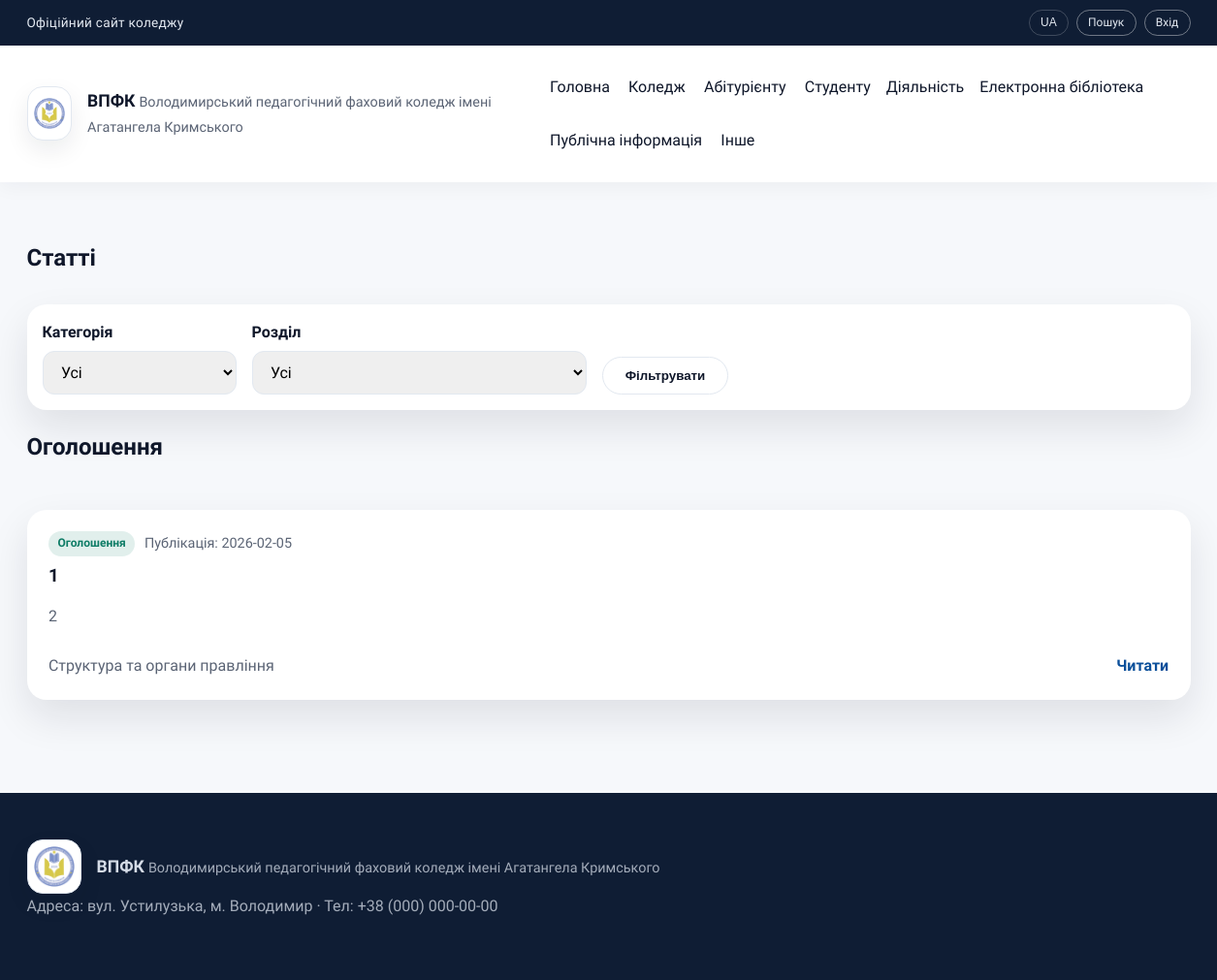
Page /articles on the earlier database version.
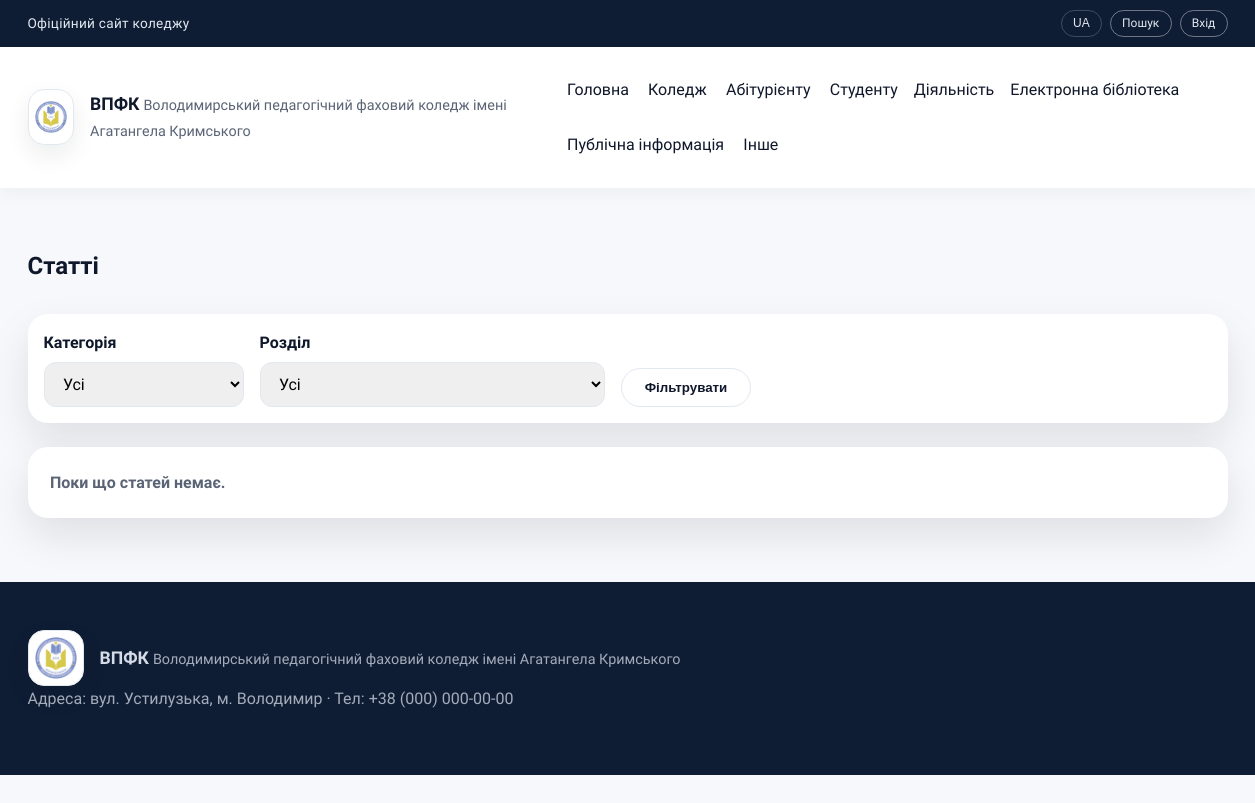
Same page on the later database version.
### tables this page shows
CREATE TABLE menu_items (
          id INTEGER PRIMARY KEY AUTOINCREMENT,
          parent_id INTEGER,
          title TEXT NOT NULL,
          url TEXT NOT NULL,
          sort_order INTEGER NOT NULL DEFAULT 0,
          FOREIGN KEY(parent_id) REFERENCES menu_items(id)
        );

CREATE TABLE articles (
          id INTEGER PRIMARY KEY AUTOINCREMENT,
          title TEXT NOT NULL,
          summary TEXT NOT NULL,
          content TEXT NOT NULL,
          category TEXT NOT NULL,
          section_id INTEGER,
          published_date TEXT NOT NULL,
          event_date TEXT,
          external_link TEXT,
          created_at TEXT NOT NULL,
          updated_at TEXT NOT NULL, featured_image TEXT, image_gallery TEXT,
          FOREIGN KEY(section_id) REFERENCES menu_items(id)
        );

### app.py (the view)
@app.route("/articles")
def articles():
    category = request.args.get("category", "").strip()
    section_id = request.args.get("section_id", "").strip()
    query = """
        SELECT articles.*, menu_items.title AS section_title
        FROM articles
        LEFT JOIN menu_items ON menu_items.id = articles.section_id
        WHERE 1 = 1
    """
    params: List = []
    if category:
        query += " AND articles.category = ?"
        params.append(category)
    if section_id:
        query += " AND articles.section_id = ?"
        params.append(section_id)
    query += " ORDER BY articles.published_date DESC"
    articles_list = query_db(query, tuple(params))
    categories_to_show = ARTICLE_CATEGORIES
    if category:
        categories_to_show = [category]
    articles_by_category: Dict[str, List[sqlite3.Row]] = {cat: [] for cat in categories_to_show}
    for item in articles_list:
        if item["category"] in articles_by_category:
            articles_by_category[item["category"]].append(item)
    return render_template(
        "articles.html",
        articles_by_category=articles_by_category,
        categories=ARTICLE_CATEGORIES,
        sections=get_menu_flat(),
        selected_category=category,
        selected_section=section_id,
        active_title="",
    )

### app.py (called while the page is built)
def get_db() -> sqlite3.Connection:
    if "db" not in g:
        conn = sqlite3.connect(DB_PATH)
        conn.row_factory = sqlite3.Row
        g.db = conn
    return g.db

def query_db(query: str, args: tuple = (), one: bool = False):
    db = get_db()
    cursor = db.execute(query, args)
    rows = cursor.fetchall()
    cursor.close()
    if one:
        return rows[0] if rows else None
    return rows

def build_menu_tree(rows: List[sqlite3.Row]) -> List[dict]:
    items: Dict[int, dict] = {}
    roots: List[dict] = []
    for row in rows:
        items[row["id"]] = {
            "id": row["id"],
            "parent_id": row["parent_id"],
            "title": row["title"],
            "url": row["url"],
            "sort_order": row["sort_order"],
            "children": [],
        }
    for item in items.values():
        parent_id = item["parent_id"]
        if parent_id and parent_id in items:
            items[parent_id]["children"].append(item)
        else:
            roots.append(item)
    def sort_items(nodes: List[dict]) -> List[dict]:
        nodes.sort(key=lambda n: (n["sort_order"], n["title"]))
        for node in nodes:
            node["children"] = sort_items(node["children"])
        return nodes
    return sort_items(roots)

def get_menu_tree() -> List[dict]:
    rows = query_db("SELECT * FROM menu_items ORDER BY sort_order, title")
    return build_menu_tree(rows)

def get_menu_flat() -> List[dict]:
    tree = get_menu_tree()
    flat: List[dict] = []
    def walk(nodes: List[dict], level: int = 0) -> None:
        for node in nodes:
            flat.append({**node, "level": level})
            walk(node["children"], level + 1)
    walk(tree)
    return flat

@app.context_processor
def inject_globals():
    return {
        "menu_items": get_menu_tree(),
        "current_user": g.get("user"),
    }

@app.before_request
def load_user():
    g.user = None
    user_id = session.get("user_id")
    if user_id:
        user = query_db("SELECT * FROM users WHERE id = ?", (user_id,), one=True)
        if user:
            g.user = user

### templates/articles.html (shortened to what this page needs)
{% extends "layout.html" %}
{% block content %}
  <section class="section">
    <div class="container">
      <div class="section-header">
        <h1>Статті</h1>
      </div>
      <form class="filter-bar" method="get">
        <label class="filter-field">
          Категорія
          <select class="select" name="category">
            <option value="">Усі</option>
          </select>
        </label>
        <label class="filter-field">
          Розділ
          <select class="select" name="section_id">
            <option value="">Усі</option>
          </select>
        </label>
        <button class="btn outline" type="submit">Фільтрувати</button>
      </form>
      {% set ns = namespace(has_articles=false) %}
      {% for category, items in articles_by_category.items() %}
        {% if items or selected_category %}
          {% if items %}
            {% set ns.has_articles = true %}
          {% endif %}
          <div class="category-block">
            <div class="section-header">
              <h2>{{ category }}</h2>
            </div>
            {% if items %}
              <div class="article-list article-grid">
                {% for article in items %}
                  <article class="article-card">
                    {% set thumb = article.featured_image %}
                    {% if not thumb and article.image_gallery %}
                      {% set gallery = article.image_gallery|from_json if article.image_gallery else [] %}
                      {% if gallery %}
                        {% set thumb = gallery[0] %}
                      {% endif %}
                    {% endif %}
                    <div class="article-meta">
                      <span class="badge">{{ article.category }}</span>
                      <span class="muted">Публікація: {{ article.published_date }}</span>
                    </div>
                    <h3>
                      <a href="{{ url_for('article_detail', article_id=article.id) }}">{{ article.title }}</a>
                    </h3>
                    <p>{{ article.summary }}</p>
                    <div class="article-footer">
                      <span class="muted">{{ article.section_title or 'Без розділу' }}</span>
                      <a class="link" href="{{ url_for('article_detail', article_id=article.id) }}">Читати</a>
                    </div>
                  </article>
                {% endfor %}
              </div>
            {% else %}
              <div class="empty-state">У цій категорії поки немає статей.</div>
            {% endif %}
          </div>
        {% endif %}
      {% endfor %}
      {% if not ns.has_articles %}
        <div class="empty-state">Поки що статей немає.</div>
      {% endif %}
    </div>
  </section>
{% endblock %}

### templates/layout.html (shortened to what this page needs)
<!doctype html>
<html lang="uk">
  <head>
    <link rel="stylesheet" href="{{ url_for('static', filename='css/styles.css') }}" />
  </head>
  <body>
    <header class="site-header">
      <div class="topbar">
        <div class="container topbar-inner">
          <span class="topbar-note">Офіційний сайт коледжу</span>
          <div class="topbar-actions">
            <button class="chip" type="button">UA</button>
            <a class="chip ghost" href="#">Пошук</a>
            {% if current_user %}
              <a class="chip ghost" href="{{ url_for('admin_dashboard') }}">Панель</a>
              <a class="chip ghost" href="{{ url_for('logout') }}">Вийти</a>
            {% else %}
              <a class="chip ghost" href="{{ url_for('login') }}">Вхід</a>
            {% endif %}
          </div>
        </div>
      </div>
<div class="container nav-wrapper">
        <div class="brand">
          <div class="logo-mark is-fallback">
            <img
              src="{{ url_for('static', filename='images/logo.png') }}"
              alt="??????? ????"
              onload="this.closest('.logo-mark').classList.remove('is-fallback')"
              onerror="if(!this.dataset.fallback){this.dataset.fallback='1'; this.src='/images/logo.png'; return;} this.closest('.logo-mark').classList.add('is-fallback'); this.remove();"
            />
          </div>
          <div class="brand-text">
            <span class="brand-title">ВПФК</span>
            <span class="brand-subtitle"
              >Володимирський педагогічний фаховий коледж імені Агатангела
              Кримського</span
            >
          </div>
        </div>
        <nav class="site-nav desktop-nav" id="site-nav" data-nav>
          {% from "_menu.html" import render_menu %}
          {{ render_menu(menu_items, active_title) }}
        </nav>
      </div>
    </header>
    <main id="main">
      {% block content %}{% endblock %}
    </main>
    <footer class="site-footer">
      <div class="container footer-grid">
        <div>
          <div class="brand footer-brand">
            <div class="logo-mark is-fallback">
            <img
              src="{{ url_for('static', filename='images/logo.png') }}"
              alt="??????? ????"
              onload="this.closest('.logo-mark').classList.remove('is-fallback')"
              onerror="if(!this.dataset.fallback){this.dataset.fallback='1'; this.src='/images/logo.png'; return;} this.closest('.logo-mark').classList.add('is-fallback'); this.remove();"
            />
          </div>
            <div class="brand-text">
              <span class="brand-title">ВПФК</span>
              <span class="brand-subtitle"
                >Володимирський педагогічний фаховий коледж імені Агатангела
                Кримського</span
              >
            </div>
          </div>
          <p class="footer-note">
            Адреса: вул. Устилузька, м. Володимир · Тел: +38 (000) 000-00-00
          </p>
        </div>
      </div>
    </footer>
  </body>
</html>

### templates/_menu.html (shortened to what this page needs)
{% macro render_menu(items, active_title=None, level=0) %}
  {% for item in items %}
    {% set active_class = "nav-highlight" if item.title == active_title else "" %}
    {% if item.children %}
      <div class="nav-item has-submenu submenu-level-{{ level }}">
        <span class="nav-title {{ active_class }}">{{ item.title }}</span>
      </div>
    {% else %}
      <a href="{{ item.url or '#' }}" class="{{ active_class }}">{{ item.title }}</a>
    {% endif %}
  {% endfor %}
{% endmacro %}

### static/css/styles.css (style rules this page uses)
:root { color-scheme: light; --bg: #f6f8fb; --surface: #ffffff; --surface-2: #eef2f8; --text: #0f172a; --muted: #5b6475; --primary: #0b4f9a; --primary-700: #083b73; --secondary: #0e7c66; --accent: #f2b705; --border: #e2e8f0; --shadow: 0 18px 40px rgba(15, 23, 42, 0.1); --radius-lg: 20px; --radius-md: 14px; --radius-sm: 10px; --container: 1200px; }
*, *::before, *::after { box-sizing: border-box; }
body { margin: 0; font-family: "Source Sans 3", "Inter", "Roboto", "Segoe UI", sans-serif; font-size: 16px; line-height: 1.6; color: var(--text); background: var(--bg); }
.site-header { background: var(--surface); box-shadow: 0 6px 18px rgba(15, 23, 42, 0.04); position: sticky; top: 0; z-index: 1000; width: 100%; }
img { max-width: 100%; display: block; }
a { color: inherit; text-decoration: none; }
h1, h2, h3 { margin: 0 0 0.4em; line-height: 1.2; }
p { margin: 0 0 1rem; color: var(--muted); }
.container { width: min(100% - 2.5rem, var(--container)); margin: 0 auto; }
.section { padding: 4rem 0; }
.section-header { display: flex; align-items: baseline; justify-content: space-between; gap: 1rem; margin-bottom: 1.5rem; }
.topbar { background: #0f1d34; color: #e2e8f0; font-size: 0.85rem; }
.topbar-inner { display: flex; justify-content: space-between; align-items: center; padding: 0.6rem 0; }
.topbar-note { letter-spacing: 0.02em; }
.topbar-actions { display: flex; gap: 0.5rem; flex-wrap: wrap; }
.nav-wrapper { display: flex; align-items: center; justify-content: space-between; gap: 1.5rem; padding: 1.5rem 0; position: relative; }
.brand { display: flex; align-items: center; gap: 1rem; }
.brand-title { font-weight: 700; font-size: 1.1rem; }
.brand-subtitle { font-size: 0.9rem; color: var(--muted); }
.logo-mark { width: 56px; height: 56px; border-radius: 16px; background: #fff; border: 1px solid var(--border); display: grid; place-items: center; padding: 6px; box-shadow: 0 10px 24px rgba(15, 23, 42, 0.08); }
.logo-mark img { width: 100%; height: 100%; object-fit: contain; }
.site-nav { display: flex; flex-wrap: wrap; gap: 1rem; align-items: center; font-weight: 500; }
.site-nav a { padding: 0.4rem 0.2rem; color: var(--text); position: relative; }
.site-nav a::after { content: ""; position: absolute; left: 0; bottom: -0.2rem; width: 0%; height: 2px; background: var(--primary); transition: width 0.3s ease; }
.nav-item { position: relative; display: inline-flex; align-items: center; gap: 0.35rem; }
.nav-title { display: inline-block; cursor: default; user-select: none; }
.btn { display: inline-flex; align-items: center; justify-content: center; padding: 0.7rem 1.4rem; border-radius: 999px; border: 1px solid transparent; font-weight: 600; cursor: pointer; transition: transform 0.2s ease, box-shadow 0.2s ease; }
.btn.outline { background: transparent; border-color: var(--border); color: var(--text); }
.chip { border: 1px solid rgba(255, 255, 255, 0.2); background: transparent; color: #e2e8f0; padding: 0.2rem 0.7rem; border-radius: 999px; font-size: 0.75rem; cursor: pointer; display: inline-flex; align-items: center; }
.chip.ghost { border-color: rgba(255, 255, 255, 0.4); }
.site-footer { background: #0f1d34; color: #d5dce7; padding: 3rem 0; }
.footer-grid { display: grid; grid-template-columns: repeat(auto-fit, minmax(220px, 1fr)); gap: 2rem; }
.footer-brand .brand-subtitle, .footer-note { color: rgba(213, 220, 231, 0.75); }
.input, .textarea, .select { width: 100%; border-radius: 12px; border: 1px solid var(--border); padding: 0.7rem 0.9rem; font-size: 1rem; font-family: inherit; }
.filter-bar { display: flex; flex-wrap: wrap; gap: 1rem; align-items: flex-end; background: var(--surface); padding: 1rem; border-radius: var(--radius-lg); box-shadow: var(--shadow); margin-bottom: 1.5rem; }
.filter-field { display: grid; gap: 0.4rem; font-weight: 600; min-width: 200px; }
.empty-state { background: var(--surface); border-radius: var(--radius-lg); padding: 1.4rem; box-shadow: var(--shadow); font-weight: 600; color: var(--muted); }

Differences in the rows shown:
removed articles: category "Оголошення", published_date "2026-02-05", title "1", summary "2", title "Структура та органи правління"
Other differences:
text now shown: "Поки що статей немає."
list line gone: "Оголошення"
